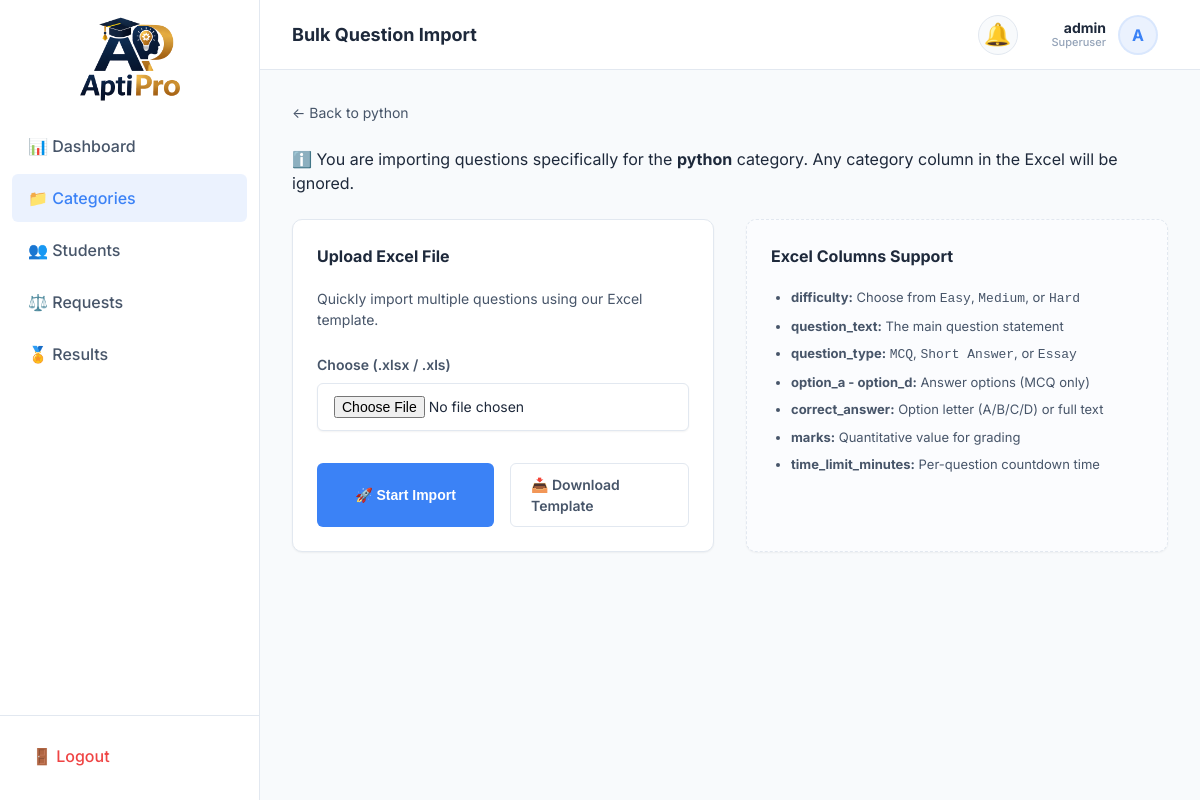
Page /admin-panel/questions/import/30/ (signed in) on the committed database.
### exams/models.py (models this page shows, shortened)
class CustomUser(AbstractUser):
    class Role(models.TextChoices):
        STUDENT = 'Student', 'Student'
        ADMIN = 'Admin', 'Admin'
    role = models.CharField(
        max_length=10,
        choices=Role.choices,
        default=Role.STUDENT,
        db_index=True,
        help_text='Determines UI experience. Admin dashboard requires is_superuser.',
    )
    whatsapp_number = models.CharField(
        max_length=15,
        blank=True,
        validators=[
            RegexValidator(
                regex=r'^\+?1?\d{9,15}$',
                message='WhatsApp number must be 9-15 digits, optionally starting with +.',
            )
        ],
        help_text='WhatsApp number for direct contact.',
    )
    phone_number = models.CharField(
        max_length=15,
        blank=True,
        validators=[
            RegexValidator(
                regex=r'^\+?1?\d{9,15}$',
                message='Phone number must be 9-15 digits, optionally starting with +.',
            )
        ],
        help_text='Primary contact number.',
    )
    profile_photo = models.ImageField(
        upload_to='profile_photos/%Y/%m/',
        blank=True,
        null=True,
        help_text='Student profile picture.',
    )
    date_of_birth = models.DateField(
        blank=True,
        null=True,
        help_text='Student date of birth.',
    )
    address = models.TextField(
        blank=True,
        help_text='Full postal address.',
    )
    institution = models.CharField(
        max_length=200,
        blank=True,
        help_text='School / college / university name.',
    )
    @property
    def name(self):
        if self.first_name and self.last_name:
            return f"{self.first_name} {self.last_name}"
        return self.first_name or self.username
    class Meta:
        verbose_name = 'User'
        verbose_name_plural = 'Users'
        ordering = ['-date_joined']
        indexes = [
            models.Index(fields=['role'], name='idx_user_role'),
            models.Index(fields=['-date_joined'], name='idx_user_joined'),
            models.Index(fields=['email'], name='idx_user_email'),
        ]

class Category(models.Model):
    name = models.CharField(
        max_length=100,
        unique=True,
        db_index=True,
        help_text='Name of the exam category.'
    )
    description = models.TextField(
        blank=True,
        help_text='Brief overview of what this category covers.'
    )
    created_at = models.DateTimeField(auto_now_add=True, db_index=True)
    is_active = models.BooleanField(
        default=True,
        db_index=True,
        help_text='Whether this category is visible to students.'
    )
    class Meta:
        verbose_name = 'Category'
        verbose_name_plural = 'Categories'
        ordering = ['name']
        indexes = [
            models.Index(fields=['name'], name='idx_cat_name'),
            models.Index(fields=['-created_at'], name='idx_cat_created'),
        ]

### exams/views.py (the view, shortened to what this page needs)
# urls.py: path('admin-panel/questions/import/', views.AdminImportQuestionsView.as_view(), name='admin_import_questions'),
class AdminImportQuestionsView(SuperuserRequiredMixin, View):
    def get(self, request, category_id=None):
        category = None
        if category_id:
            category = get_object_or_404(Category, pk=category_id)
        form = ExcelImportForm()
        return render(request, 'exams/admin/import_questions.html', {
            'form': form,
            'category': category
        })

### exams/forms.py (shortened to what this page needs)
class ExcelImportForm(forms.Form):
    excel_file = forms.FileField(
        widget=forms.FileInput(attrs={
            'class': 'form-input',
            'accept': '.xlsx,.xls',
        }),
        help_text='Upload an Excel file (.xlsx) with question data.',
    )

### exams/mixins.py (called while the page is built)
    def test_func(self):
        return self.request.user.is_superuser

### templates/exams/admin/import_questions.html (shortened to what this page needs)
{% extends 'base.html' %}
{% load static %}
{% block page_title %}Bulk Question Import{% endblock %}
{% block content %}
<div style="margin-bottom: 24px;">
    {% if category %}
        <a href="{% url 'admin_category_detail' category.id %}" style="text-decoration: none; color: var(--text-secondary); font-size: 14px; display: flex; align-items: center; gap: 4px;">
            ← Back to {{ category.name }}
        </a>
    {% else %}
        <a href="{% url 'admin_questions' %}" style="text-decoration: none; color: var(--text-secondary); font-size: 14px; display: flex; align-items: center; gap: 4px;">
            ← Back to Question Bank
        </a>
    {% endif %}
</div>
{% if category %}
    <div class="alert alert-info" style="margin-bottom: 24px;">
        ℹ️ You are importing questions specifically for the <strong>{{ category.name }}</strong> category.
        Any category column in the Excel will be ignored.
    </div>
{% endif %}
<div style="display: grid; grid-template-columns: 1fr 1fr; gap: 32px;">
  <div class="card">
    <div class="card-title">Upload Excel File</div>
    <p style="color: var(--text-secondary); margin-bottom: 24px; font-size: 14px;">
      Quickly import multiple questions using our Excel template.
    </p>
    <form method="POST" enctype="multipart/form-data">
      <div class="form-group">
        <label class="label">Choose (.xlsx / .xls)</label>
        <div style="margin-top: 8px;">
            {{ form.excel_file }}
        </div>
      </div>
      <div style="display: flex; gap: 16px; margin-top: 32px;">
        <button type="submit" class="btn btn-primary" style="flex: 1; font-weight: 700;">🚀 Start Import</button>
        <a href="#" class="btn btn-outline" style="flex: 1;">📥 Download Template</a>
      </div>
    </form>
  </div>
  <div class="card" style="background: #fbfcfe; border-style: dashed;">
    <div class="card-title">Excel Columns Support</div>
    <div style="font-size: 13px; color: var(--text-secondary);">
      <ul style="padding-left: 20px;">
        <li style="margin-bottom: 8px;"><strong>difficulty:</strong> Choose from <code>Easy</code>, <code>Medium</code>, or <code>Hard</code></li>
        <li style="margin-bottom: 8px;"><strong>question_text:</strong> The main question statement</li>
        <li style="margin-bottom: 8px;"><strong>question_type:</strong> <code>MCQ</code>, <code>Short Answer</code>, or <code>Essay</code></li>
        <li style="margin-bottom: 8px;"><strong>option_a - option_d:</strong> Answer options (MCQ only)</li>
        <li style="margin-bottom: 8px;"><strong>correct_answer:</strong> Option letter (A/B/C/D) or full text</li>
        <li style="margin-bottom: 8px;"><strong>marks:</strong> Quantitative value for grading</li>
        <li style="margin-bottom: 8px;"><strong>time_limit_minutes:</strong> Per-question countdown time</li>
      </ul>
    </div>
  </div>
</div>
{% endblock %}

### templates/base.html (shortened to what this page needs)
{% load static %}
<!DOCTYPE html>
<html lang="en">
<head>
  <link rel="stylesheet" href="{% static 'css/style.css' %}">
</head>
<body class="{% block body_class %}{% endblock %}">
  <div class="app-container">
    {% if user.is_authenticated %}
    <div class="sidebar" id="sidebar">
      <div class="brand" style="display: flex; justify-content: center; margin-top: -3.5rem;margin-bottom: -4rem;">
        <img src="{% static 'images/logo.png' %}" alt="Aptipro Logo"
          style="height: 150px; width: 200px; object-fit: contain;">
      </div>
      <nav class="sidebar-nav">
        {% if user.is_superuser %}
        <a href="{% url 'admin_dashboard' %}"
          class="nav-link {% if request.resolver_match.url_name == 'admin_dashboard' %}active{% endif %}">📊
          Dashboard</a>
        <a href="{% url 'admin_categories' %}"
          class="nav-link {% if 'category' in request.resolver_match.url_name %}active{% endif %}">📁 Categories</a>
        <a href="{% url 'admin_students' %}"
          class="nav-link {% if 'student' in request.resolver_match.url_name %}active{% endif %}">👥 Students</a>
        <a href="{% url 'admin_exam_requests' %}"
          class="nav-link {% if 'request' in request.resolver_match.url_name %}active{% endif %}">⚖️ Requests</a>
        <a href="{% url 'admin_results' %}"
          class="nav-link {% if 'result' in request.resolver_match.url_name %}active{% endif %}">🏅 Results</a>
        {% endif %}
      </nav>
      <div style="padding: 16px; border-top: 1px solid var(--border-color);">
        <a href="{% url 'logout' %}" class="nav-link" style="color: var(--accent-danger);">🚪 Logout</a>
      </div>
    </div>
    {% endif %}
    <div class="main-content">
      {% if user.is_authenticated %}
      <header class="header">
        <h1 style="font-size: 18px; font-weight: 700; color: var(--text-primary);">
          {% block page_title %}Dashboard{% endblock %}
        </h1>
        <div class="header-actions">
          <div class="notification-container" id="notifContainer">
            <div class="notification-bell" onclick="toggleNotifDropdown(event)">
              🔔 {% if unread_count > 0 %}<span class="notification-badge" id="notifBadge"></span>{% endif %}
            </div>
          </div>
          <div class="user-meta" id="userMenuTrigger" onclick="toggleUserDropdown(event)">
            <div class="user-profile-trigger">
              <div class="user-info-text">
                <span class="user-name">{{ user.name|default:user.username }}</span>
                <span class="user-role">{{ user.get_role_display }}</span>
              </div>
              {% if user.profile_photo %}
              <img src="{{ user.profile_photo.url }}" alt="Profile" class="profile-circle">
              {% else %}
              <div class="profile-placeholder">{{ user.username.0|upper }}</div>
              {% endif %}
            </div>
          </div>
        </div>
      </header>
      {% endif %}
      <main class="content-body">
        {% block content %}{% endblock %}
      </main>
    </div>
  </div>
</body>
</html>

### rows in the picture
CustomUser: name "admin", role "Superuser", username.0 "A"
Category: name "python"
